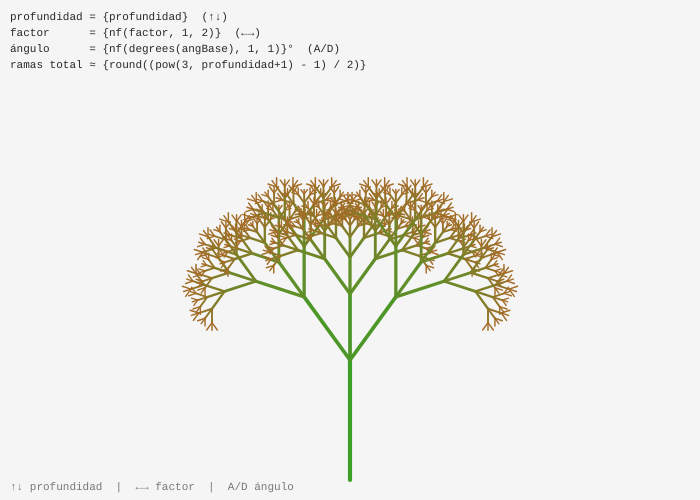
Frame 1 (no input)
Frame 60 (no input): identical to frame 1, image omitted
Frame 120 (the mouse pressed at the canvas centre since frame 60): identical to frame 1, image omitted

The p5.js sketch that drew this single still picture (run headless with seeded random() and noise() and a simulated clock; from frame 60 on, the mouse is pressed at the canvas centre):

// p5.js sketch
// ── sketch.js
// CAPÍTULO 7 — Desafío 1: Árbol fractal con 3 ramas
// Recursión con 3 hijos por nodo (en vez de 2)
 
let profundidad;  // niveles de recursión
let factor;       // factor de reducción de longitud
let angBase;      // ángulo de apertura entre ramas
 
function setup() {
  createCanvas(700, 500);
  profundidad = 7;
  factor      = 0.65;
  angBase     = PI / 5;
}
 
function draw() {
  background(245); 
  // Dibujar Árbol
  // Tronco sale desde abajo al centro, apunta hacia arriba
  push();
    translate(width / 2, height - 20);
    rama(120, profundidad);
  pop();
 
  // HUD
  noStroke();
  fill(40);
  textSize(11);
  textFont('monospace');
  text(`profundidad = {profundidad}  (↑↓)`, 10, 20);
  text(`factor      = {nf(factor, 1, 2)}  (←→)`, 10, 36);
  text(`ángulo      = {nf(degrees(angBase), 1, 1)}°  (A/D)`, 10, 52);
  text(`ramas total ≈ {round((pow(3, profundidad+1) - 1) / 2)}`, 10, 68);
  fill(120);
  text('↑↓ profundidad  |  ←→ factor  |  A/D ángulo', 10, height - 10);
}
 
// Funcion Recursiva
function rama(len, nivel) {
  if (nivel === 0 || len < 3) return;
 
  // Color según profundidad: de marrón (tronco) a verde (hojas)
  let t = map(nivel, 0, profundidad, 0, 1);
  let r = lerp(180, 60,  t);
  let g = lerp(100, 160, t);
  let b = lerp( 40,  40, t);
 
  // Grosor disminuye con la profundidad
  strokeWeight(map(nivel, 0, profundidad, 1, profundidad * 0.6));
  stroke(r, g, b);
 
  // Dibujar esta rama (hacia arriba = dirección -Y)
  line(0, 0, 0, -len);
 
  // Moverse al extremo de la rama
  translate(0, -len);
 
  // 3 Ramas Hijas
  // Izquierda
  push();
    rotate(-angBase);
    rama(len * factor, nivel - 1);
  pop();
 
  // Centro (rama derecha)
  push();
    rotate(0);
    rama(len * factor * 0.85, nivel - 1); // un poco más corta
  pop();
 
  // Derecha
  push();
    rotate(angBase);
    rama(len * factor, nivel - 1);
  pop();
}
 
function keyPressed() {
  if (keyCode === UP_ARROW)    profundidad = min(profundidad + 1, 10);
  if (keyCode === DOWN_ARROW)  profundidad = max(profundidad - 1, 1);
  if (keyCode === RIGHT_ARROW) factor      = min(factor + 0.02, 0.9);
  if (keyCode === LEFT_ARROW)  factor      = max(factor - 0.02, 0.3);
  if (key === 'a' || key === 'A') angBase = max(angBase - 0.05, 0.1);
  if (key === 'd' || key === 'D') angBase = min(angBase + 0.05, PI/2);
}
